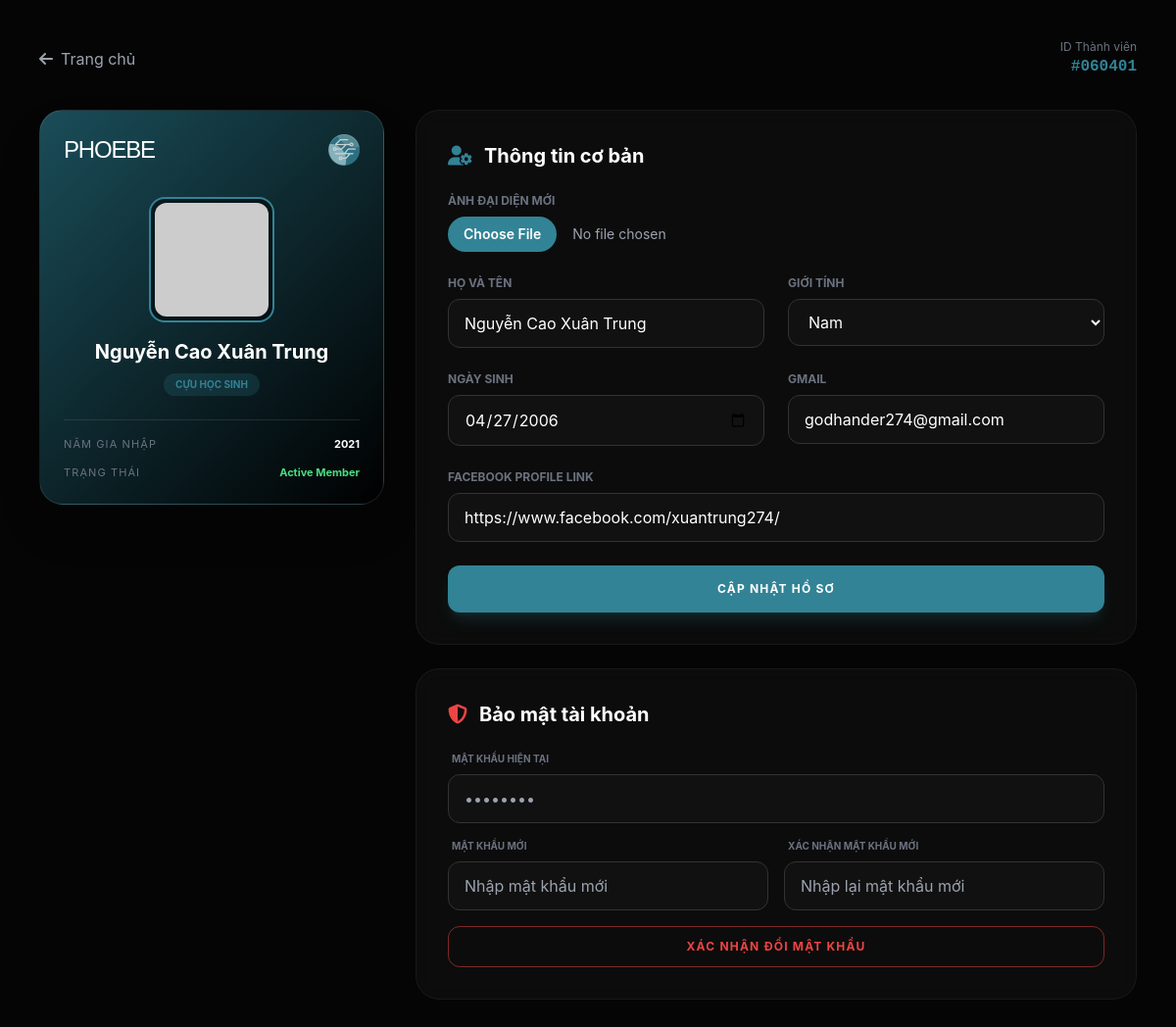
The app's page /profile.php (signed in) with its own data.
### tables this page shows
CREATE TABLE `members` (
  `ma_dinh_danh` char(6) NOT NULL,
  `ho_ten` varchar(100) NOT NULL,
  `gioi_tinh` enum('Nam','Nữ') NOT NULL,
  `ngay_sinh` date NOT NULL,
  `nam_sinh` year(4) NOT NULL,
  `ban` enum('Ban điều hành','Ban thi đấu','Ban truyền thông','Ban thiết kế','Cựu học sinh') NOT NULL,
  `gmail` varchar(100) DEFAULT NULL,
  `link_fb` varchar(255) DEFAULT NULL,
  `avatar` varchar(255) DEFAULT NULL
);

### profile.php (the view, shortened to what this page needs)
<?php
require_once 'connect.php';
$id = $_SESSION['id'];
$stmt = $conn->prepare("SELECT * FROM members WHERE ma_dinh_danh = ?");
$stmt->bind_param("s", $id);
$stmt->execute();
$member = $stmt->get_result()->fetch_assoc();
$user_avatar = !empty($member['avatar']) ? $member['avatar'] : 'https://ui-avatars.com/api/?name='.urlencode($member['ho_ten']).'&background=328396&color=fff&size=128';
?>
<!DOCTYPE html>
<html lang="vi">
<head>
    <script src="https://cdn.tailwindcss.com"></script>
    <link rel="stylesheet" href="https://cdnjs.cloudflare.com/ajax/libs/font-awesome/6.4.0/css/all.min.css">
</head>
<body class="pb-20">
    <div class="max-w-6xl mx-auto px-4 pt-10">
        <div class="flex justify-between items-center mb-8">
            <a href="PhoebeLanding.php" class="text-gray-400 hover:text-[#328396] transition flex items-center gap-2">
                <i class="fa-solid fa-arrow-left"></i> Trang chủ
            </a>
            <div class="text-right">
                <p class="text-xs text-gray-500">ID Thành viên</p>
                <p class="font-mono text-[#328396] font-bold">#<?php echo $id; ?></p>
            </div>
        </div>
        <div class="grid grid-cols-1 lg:grid-cols-12 gap-8">
            <div class="lg:col-span-4">
                <div class="id-card rounded-3xl p-6 shadow-2xl overflow-hidden">
                    <div class="relative z-10">
                        <div class="flex justify-between items-start mb-8">
                            <h2 class="font-angas text-2xl tracking-tighter text-[#ffffff]">PHOEBE</h2>
                            <img src="img/logofavicon.png" class="w-8 h-8 opacity-80" alt="Logo">
                        </div>
                        <div class="flex flex-col items-center mb-6">
                            <div class="w-32 h-32 rounded-2xl border-2 border-[#328396] p-1 mb-4 bg-black/50">
                                <img src="<?php echo $user_avatar; ?>" class="w-full h-full object-cover rounded-xl" id="avatar-preview">
                            </div>
                            <h3 class="text-xl font-bold text-center"><?php echo htmlspecialchars($member['ho_ten']); ?></h3>
                            <span class="px-3 py-1 bg-[#328396]/20 text-[#328396] text-[10px] rounded-full font-bold uppercase mt-2">
                                <?php echo $member['ban']; ?>
                            </span>
                        </div>
                        <div class="space-y-3 border-t border-white/10 pt-4">
                            <div class="flex justify-between text-[11px]">
                                <span class="text-gray-500 uppercase tracking-widest">Năm gia nhập</span>
                                <span class="font-bold"><?php echo $member['nam_sinh'] + 15; ?></span>
                            </div>
                            <div class="flex justify-between text-[11px]">
                                <span class="text-gray-500 uppercase tracking-widest">Trạng thái</span>
                                <span class="text-green-400 font-bold">Active Member</span>
                            </div>
                        </div>
                    </div>
                </div>
            </div>
            <div class="lg:col-span-8 space-y-6">
                <div class="glass-panel rounded-3xl p-8">
                    <h2 class="text-xl font-bold mb-6 flex items-center gap-3">
                        <i class="fa-solid fa-user-gear text-[#328396]"></i> Thông tin cơ bản
                    </h2>
                    <form action="" method="POST" enctype="multipart/form-data" class="space-y-6">
                        <div class="grid grid-cols-1 md:grid-cols-2 gap-6">
                            <div class="col-span-full">
                                <label class="block text-xs font-bold text-gray-500 uppercase mb-2">Ảnh đại diện mới</label>
                                <input type="file" name="avatar" class="w-full text-sm text-gray-400 file:mr-4 file:py-2 file:px-4 file:rounded-full file:border-0 file:text-sm file:font-semibold file:bg-[#328396] file:text-white hover:file:bg-[#256675]">
                            </div>
                            <div>
                                <label class="block text-xs font-bold text-gray-500 uppercase mb-2">Họ và Tên</label>
                                <input type="text" name="ho_ten" value="<?php echo htmlspecialchars($member['ho_ten']); ?>" required class="w-full px-4 py-3 rounded-xl input-dark outline-none transition">
                            </div>
                            <div>
                                <label class="block text-xs font-bold text-gray-500 uppercase mb-2">Giới tính</label>
                                <select name="gioi_tinh" class="w-full px-4 py-3 rounded-xl input-dark outline-none transition">
                                    <option value="Nam" <?php echo $member['gioi_tinh'] == 'Nam' ? 'selected' : ''; ?>>Nam</option>
                                </select>
                            </div>
                            <div>
                                <label class="block text-xs font-bold text-gray-500 uppercase mb-2">Ngày sinh</label>
                                <input type="date" name="ngay_sinh" value="<?php echo $member['ngay_sinh']; ?>" required class="w-full px-4 py-3 rounded-xl input-dark outline-none transition">
                            </div>
                            <div>
                                <label class="block text-xs font-bold text-gray-500 uppercase mb-2">Gmail</label>
                                <input type="email" name="gmail" value="<?php echo htmlspecialchars($member['gmail']); ?>" class="w-full px-4 py-3 rounded-xl input-dark outline-none transition">
                            </div>
                            <div class="col-span-full">
                                <label class="block text-xs font-bold text-gray-500 uppercase mb-2">Facebook Profile Link</label>
                                <input type="url" name="link_fb" value="<?php echo htmlspecialchars($member['link_fb']); ?>" class="w-full px-4 py-3 rounded-xl input-dark outline-none transition">
                            </div>
                        </div>
                        <button type="submit" name="update_profile" class="w-full py-4 bg-[#328396] hover:bg-[#256675] rounded-xl font-bold text-white shadow-lg shadow-[#328396]/20 transition-all uppercase tracking-widest text-xs">
                            Cập nhật hồ sơ
                        </button>
                    </form>
                </div>
                <div class="glass-panel rounded-3xl p-8 mt-6">
    <h2 class="text-xl font-bold mb-6 flex items-center gap-3">
        <i class="fa-solid fa-shield-halved text-red-500"></i> Bảo mật tài khoản
    </h2>
    <form action="" method="POST" class="space-y-4">
        <div>
            <label class="block text-[10px] font-bold text-gray-500 uppercase mb-2 ml-1">Mật khẩu hiện tại</label>
            <input type="password" name="current_password" required placeholder="••••••••"
                   class="w-full px-4 py-3 rounded-xl input-dark outline-none transition border border-gray-800 focus:border-[#328396]">
        </div>
        <div class="grid grid-cols-1 md:grid-cols-2 gap-4">
            <div>
                <label class="block text-[10px] font-bold text-gray-500 uppercase mb-2 ml-1">Mật khẩu mới</label>
                <input type="password" name="new_password" required placeholder="Nhập mật khẩu mới"
                       class="w-full px-4 py-3 rounded-xl input-dark outline-none transition border border-gray-800 focus:border-[#328396]">
            </div>
            <div>
                <label class="block text-[10px] font-bold text-gray-500 uppercase mb-2 ml-1">Xác nhận mật khẩu mới</label>
                <input type="password" name="confirm_password" required placeholder="Nhập lại mật khẩu mới"
                       class="w-full px-4 py-3 rounded-xl input-dark outline-none transition border border-gray-800 focus:border-[#328396]">
            </div>
        </div>
        <button type="submit" name="change_password"
                class="w-full py-3 mt-2 border border-red-500/50 text-red-500 hover:bg-red-500 hover:text-white rounded-xl font-bold transition-all text-xs uppercase tracking-widest">
            Xác nhận đổi mật khẩu
        </button>
    </form>
</div>
            </div>
        </div>
    </div>
</body>
</html>

### profile.php (style rules this page uses)
.font-angas { font-family: "Angas", sans-serif; }
body { background-color: #050505; color: white; font-family: 'Inter', sans-serif; }
.id-card { background: linear-gradient(135deg, #1a4d59 0%, #000000 100%); border: 1px solid rgba(255,255,255,0.1); position: sticky; top: 2rem; transition: all 0.3s ease; }
.glass-panel { background: rgba(255, 255, 255, 0.03); backdrop-filter: blur(10px); border: 1px solid rgba(255, 255, 255, 0.05); }
.input-dark { background: #111 !important; border: 1px solid #333 !important; color: white !important; }

### records on screen
members: ho_ten "Nguyễn Cao Xuân Trung", ban "CỰU HỌC SINH", $member['nam_sinh'] + 15 "2021", gioi_tinh "Nam", ngay_sinh "04/27/2006", gmail "godhander274@gmail.com", link_fb "https://www.facebook.com/xuantrung274/"

### other values on screen
$id "060401"
